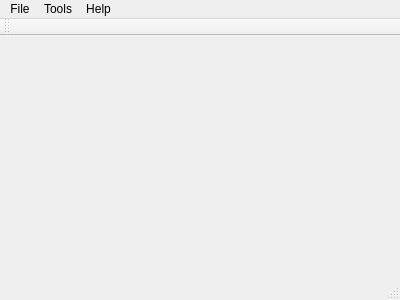
<?xml version="1.0" encoding="UTF-8"?>
<ui version="4.0">
 <class>MainWindow</class>
 <widget class="QMainWindow" name="MainWindow">
  <property name="geometry">
   <rect>
    <x>0</x>
    <y>0</y>
    <width>400</width>
    <height>300</height>
   </rect>
  </property>
  <property name="windowTitle">
   <string>GeCo</string>
  </property>
  <widget class="QWidget" name="centralWidget"/>
  <widget class="QMenuBar" name="menuBar">
   <property name="geometry">
    <rect>
     <x>0</x>
     <y>0</y>
     <width>400</width>
     <height>19</height>
    </rect>
   </property>
   <widget class="QMenu" name="menuFIle">
    <property name="title">
     <string>File</string>
    </property>
    <addaction name="actionLoad_Model"/>
    <addaction name="actionExit"/>
   </widget>
   <widget class="QMenu" name="menuTools">
    <property name="title">
     <string>Tools</string>
    </property>
    <addaction name="actionMySql_Configuration"/>
    <addaction name="actionPath_To_Save"/>
    <addaction name="actionTest_Connection"/>
   </widget>
   <widget class="QMenu" name="menuHelp">
    <property name="title">
     <string>Help</string>
    </property>
   </widget>
   <addaction name="menuFIle"/>
   <addaction name="menuTools"/>
   <addaction name="menuHelp"/>
  </widget>
  <widget class="QToolBar" name="mainToolBar">
   <attribute name="toolBarArea">
    <enum>TopToolBarArea</enum>
   </attribute>
   <attribute name="toolBarBreak">
    <bool>false</bool>
   </attribute>
  </widget>
  <widget class="QStatusBar" name="statusBar"/>
  <action name="actionLoad_Model">
   <property name="text">
    <string>Load Model</string>
   </property>
  </action>
  <action name="actionExit">
   <property name="text">
    <string>Exit</string>
   </property>
  </action>
  <action name="actionMySql_Configuration">
   <property name="text">
    <string>MySql Configuration</string>
   </property>
  </action>
  <action name="actionPath_To_Save">
   <property name="text">
    <string>Path To Save</string>
   </property>
  </action>
  <action name="actionTest_Connection">
   <property name="text">
    <string>Test Connection</string>
   </property>
  </action>
 </widget>
 <layoutdefault spacing="6" margin="11"/>
 <resources/>
 <connections/>
</ui>
